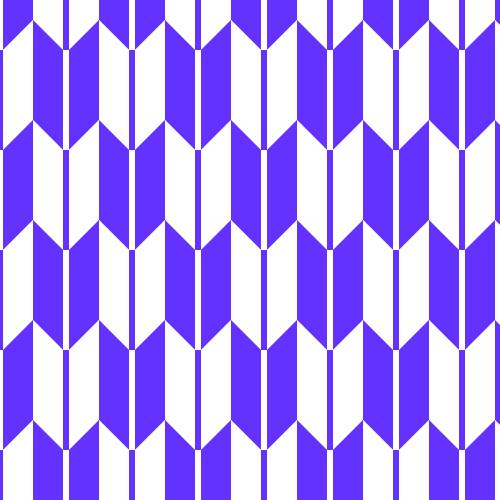
Frame 1 (no input)
Frame 60 (the mouse pressed at the canvas centre just before this capture): identical to frame 1, image omitted
Frame 120 (the mouse held since frame 60 and released just before this capture): identical to frame 1, image omitted

The Processing sketch that drew this single still picture (run headless with seeded random() and noise(); from frame 60 on, the mouse is pressed at the canvas centre):

// Processing sketch: Yagasuri
// ── Yagasuri.pde
float x1 = 30;//
float x2 = 6;//
float h = 100;//
float y1 = 30;//
color col1, col2;

void setup(){
  size(500, 500);
  col1 = color(255);
  col2 = color(100, 50, 255);
  noStroke();
  float xd = x1*2+x2;
  int ni = int(width/xd)+2;
  int nj = int(height/h)+1;
  for(int i=0; i < ni; i++){
    for(int j=0; j < nj; j++){
      drawUnit(i*xd, j*h, (i+j)%2 == 0);
    }
  }
}

void draw(){
  
}

void drawUnit(float x, float y, boolean invC){//invert color
  pushMatrix();
  translate(x, y);
  
  if(invC)fill(col2);else fill(col1);//draw left wing
  beginShape();
  vertex(-x2/2, h/2);
  vertex(-x2/2, -h/2);
  vertex(-x2/2-x1, -h/2-y1);
  vertex(-x2/2-x1, h/2-y1);
  endShape();
  
  if(invC)fill(col1);else fill(col2);//draw core
  rectMode(CENTER);
  rect(0, 0, x2, h);
  
  if(invC)fill(col2);else fill(col1);//draw right wing
  beginShape();
  vertex(x2/2, h/2);
  vertex(x2/2, -h/2);
  vertex(x2/2+x1, -h/2-y1);
  vertex(x2/2+x1, h/2-y1);
  endShape();
  
  popMatrix();
}
